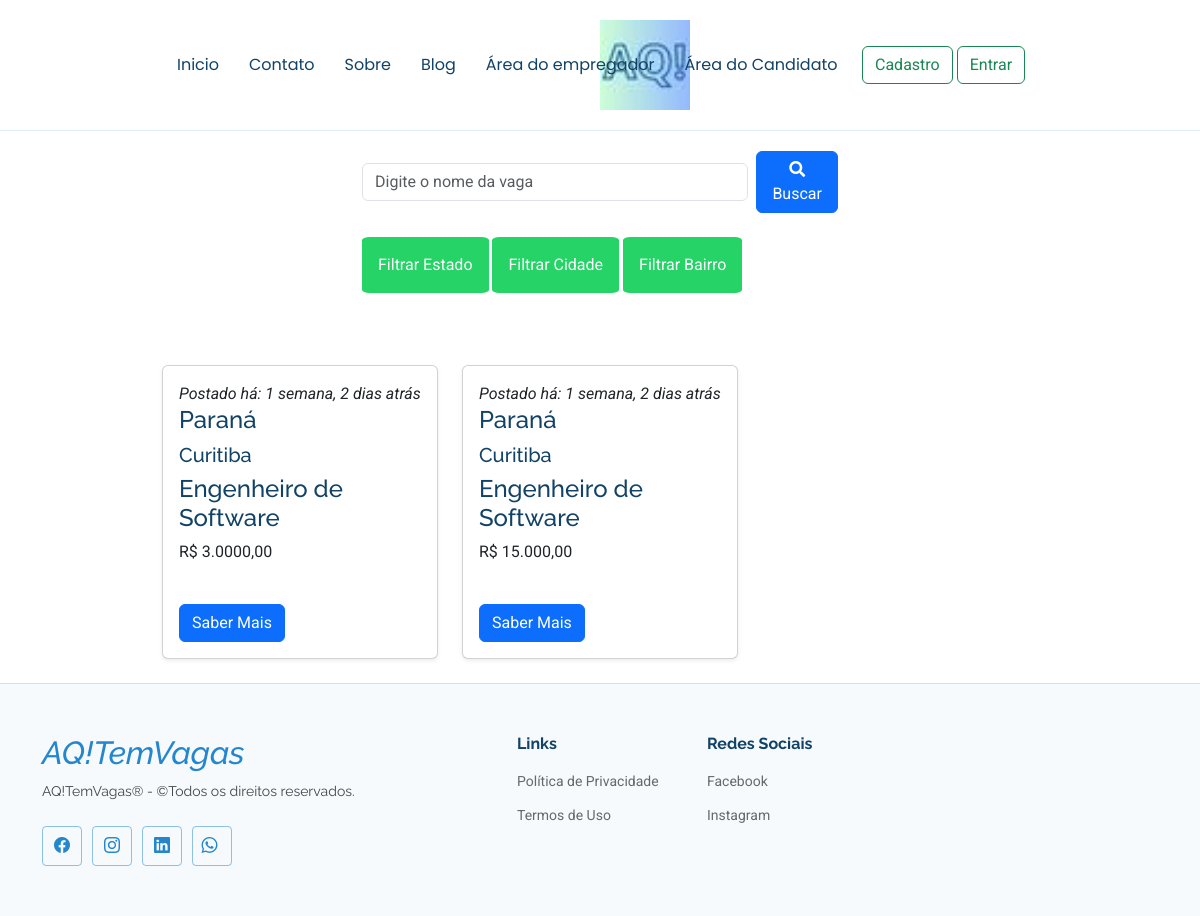
The page / on the database its author committed.
### app/models.py (models this page shows)
class vaga_oferecido(models.Model):
    Empregador = models.ForeignKey(Empregador, on_delete=models.CASCADE)
    Estado = models.ForeignKey(aqtemvaga_brasil, on_delete=models.CASCADE, null=True)
    Cidade = models.CharField(max_length=100, blank=True, null=True)
    Bairro = models.CharField(max_length=100,blank=True, null=True)
    Cargo = models.CharField(max_length=100, blank=True, null=True)  # Tornar opcional
    Salário = models.CharField(max_length=100, blank=True, null=True)  # Tornar opcional
    Requisitos = models.TextField(blank=True, null=True)  # Tornar opcional
    Benifícios = models.TextField(blank=True, null=True)  # Tornar opcional
    Descrição = models.TextField(blank=True, null=True)  # Tornar opcional
    Empresa = models.TextField(blank=True, null=True)  # Tornar opcional
    Contato = models.TextField(blank=True, null=True)  # Tornar opcional
    Data_criacao = models.DateTimeField(default=now)
    Data_atualizacao = models.DateTimeField(auto_now=True)

class aqtemvaga_brasil(models.Model):
  Estado = models.CharField(max_length=20,null=True)
  def __str__(self) -> str: return f"{self.Estado}"

### app/views.py (the view)
# urls.py: path('', index, name='home'),
def index(request):
    nome = request.GET.get('nome')
    estado = request.GET.get('estado')
    cidade = request.GET.get('cidade')
    bairro = request.GET.get('bairro')
    vagas = vaga_oferecido.objects.all()
    if nome:
        vagas = vagas.filter(Cargo__icontains=nome.lower())
    if estado:
        vagas = vagas.filter(Estado__Estado__icontains=estado)
        cidades = vaga_oferecido.objects.filter(Estado__Estado=estado).values('Cidade').distinct()
        bairros = vaga_oferecido.objects.filter(Estado__Estado=estado).values('Bairro').distinct()
    else:
        cidades = vaga_oferecido.objects.values('Cidade').distinct()
        bairros = vaga_oferecido.objects.values('Bairro').distinct()
    if cidade:
        vagas = vagas.filter(Cidade__icontains=cidade)
        bairros = vagas.filter(Cidade=cidade).values('Bairro').distinct()
    if bairro:
        vagas = vagas.filter(Bairro__icontains=bairro)
    estados = aqtemvaga_brasil.objects.values('Estado').distinct()
    context = {
        'vagas': vagas,
        'nome': nome if nome else '',
        'estado': estado,
        'cidade': cidade,
        'bairro': bairro,
        'estados': estados,
        'cidades': cidades,
        'bairros': bairros,
    }
    return render(request, 'page/index.html', context)

### templates/page/index.html (shortened to what this page needs)
{% extends 'page/home_base.html' %}
{% load static %}
{% block main %}
<main class="main">
<div class="container col-md-5">
    <form method="GET" action="/" class="search-form d-flex justify-content-center">
        <input class="form-control me-2" type="search" placeholder="Digite o nome da vaga" aria-label="Search" name="nome" value="{{ nome }}">
        <button class="btn btn-primary" type="submit"><i class="fas fa-search"></i> Buscar</button>
    </form>
</div>
<div class="container pt-4 col-md-5">
    <div class="filter-box">
        <div class="dropdown">
            <button class="dropbtn">Filtrar Estado</button>
        </div>
        <div class="dropdown">
            <button class="dropbtn">Filtrar Cidade</button>
        </div>
        <div class="dropdown">
            <button class="dropbtn">Filtrar Bairro</button>
        </div>
    </div>
</div>
<div class="container col-lg-5 pt-5 text-center">
</div>
<br>
<div class="container col-md-9" id="vagas-container">
    <div class="row">
        {% if vagas %}
        {% for aqtemvaga_regiao in vagas %}
        <div class="col-md-4 mb-4">
            <div class="card shadow-sm">
                <div class="card-body">
                    <i class="description">Postado há: {{ aqtemvaga_regiao.Data_criacao|timesince }} atrás</i><br>
                    <h4 class="tierra">{{ aqtemvaga_regiao.Estado }}</h4>
                    <h5 class="description">{{ aqtemvaga_regiao.Cidade }}</h5>
                    <h4 class="title">{{ aqtemvaga_regiao.Cargo }}</h4>
                    <p class="description">R$ {{ aqtemvaga_regiao.Salário }}</p><br>
                    <a onclick="saveScrollPosition()" class="btn btn-primary" href="{% url 'saber_mais_detalhes' aqtemvaga_regiao.id %}">Saber Mais</a>
                </div>
            </div>
        </div>
        {% endfor %}
        {% else %}
        <p>Nenhuma vaga encontrada.</p>
        {% endif %}
    </div>
</div>
</main>
{% endblock %}

### templates/page/home_base.html (shortened to what this page needs)
{% load static %}
<!DOCTYPE html>
<html lang="en">
  {% block header %}
<header id="header" class="header d-flex align-items-center sticky-top fixed">
     <div class="container-fluid container-xl position-relative d-flex align-items-center col-md-3">
      <nav id="navmenu" class="navmenu">
          <ul class="d-flex">
              <li><a href="/">Inicio</a></li>
              <li><a href="{% url 'contato_aqtemvaga' %}">Contato</a></li>
              <li><a href="{% url 'sobre' %}">Sobre</a></li>
              <li><a href="{% url 'blog_aqtemvaga' %}">Blog</a></li>
              {% if not user.is_authenticated %}
              <li><a href="{% url 'perfil_empregador' %}">Área do empregador</a></li>
              <li><a href="{% url 'perfil_candidato' %}">Área do Candidato</a></li>
                {% endif %}
      </nav>
  </div>
  <div class="col-lg-1">
    <a href="/"><img src="{% static 'assets/img/aqtemvaga.jpg' %}" alt="" height="90" width="90" class="img-fluid"></a>
</div>
  <div class="container col-md-2">
    {% if user.is_authenticated %}
    <a href="{% url 'logout_web' %}?next=" class="btn btn-outline-success">Sair</a>
    {% else %}
    <div class="dropdown">
        <button class="btn btn-outline-success">Cadastro</button>
    </div>
    <a href="{% url 'login_view' %}" class="btn btn-outline-success">Entrar</a>
    {% endif %}
</div>
</header>
{% endblock header %}
<head>
  <link rel="stylesheet" href="https://cdnjs.cloudflare.com/ajax/libs/font-awesome/5.15.4/css/all.min.css">
  <link rel="stylesheet" href="https://cdnjs.cloudflare.com/ajax/libs/font-awesome/4.7.0/css/font-awesome.min.css">
  <link href="{% static 'assets/vendor/bootstrap/css/bootstrap.min.css' %}" rel="stylesheet">
  <link href="{% static 'assets/vendor/bootstrap-icons/bootstrap-icons.css' %}" rel="stylesheet">
  <link href="{% static 'assets/vendor/aos/aos.css' %}" rel="stylesheet">
  <link href="{% static 'assets/vendor/glightbox/css/glightbox.min.css' %}" rel="stylesheet">
  <link href="{% static 'assets/vendor/swiper/swiper-bundle.min.css' %}" rel="stylesheet">
  <link href="{% static 'assets/css/main.css' %}" rel="stylesheet">
</head>
<body  >
 {% block main %}{% endblock main %}
<footer id="footer" class="footer light-background">
    <div class="container footer-top">
      <div class="row gy-4">
        <div class="col-lg-5 col-md-12 footer-about">
           <i> <span class="sitename"><h2><a href="/">AQ!TemVagas</a></h2></span></i>
          <p>AQ!TemVagas&#174; - ©Todos os direitos reservados.</p>
          <div class="social-links d-flex mt-4">
            <a href=""><i class="bi bi-facebook"></i></a>
            <a href=""><i class="bi bi-instagram"></i></a>
            <a href=""><i class="bi bi-linkedin"></i></a>
            <a href=""><i class="bi bi-whatsapp"></i></a>
          </div>
        </div>
        <div class="col-lg-2 col-6 footer-links">
          <h4> Links</h4>
          <ul>
            <li><a href="">Política de Privacidade</a></li>
            <li><a href="">Termos de Uso</a></li>
          </ul>
        </div>
        <div class="col-lg-2 col-6 footer-links">
          <h4>Redes Sociais</h4>
          <ul>
            <li><a href="https://www.bing.com/search?pglt=41&q=facebook&cvid=d5da4e1b3a1042a3bbaa567c0285850b&gs_lcrp=EgZjaHJvbWUqBggAEEUYOzIGCAAQRRg7MgYIARBFGDkyBggCEAAYQDIGCAMQABhAMgYIBBAAGEAyBggFEAAYQDIGCAYQABhAMgYIBxAAGEAyBggIEAUYQNIBCDE4MThqMGoxqAIAsAIA&FORM=ANNTA1&PC=U531">Facebook</a></li>
            <li><a href="https://www.bing.com/search?q=instagram&cvid=2d899be7f85f41b9b75d8a7a6da33fc3&gs_lcrp=EgZjaHJvbWUqBggAEEUYOzIGCAAQRRg7MgYIARBFGDkyBggCECMYJzIGCAMQABhAMgYIBBAjGCcyBggFECMYJzIGCAYQRRg8MgYIBxBFGDwyBggIEEUYPNIBBzcwMWowajmoAgCwAgA&FORM=ANAB01&PC=U531">Instagram</a></li>
          </ul>
        </div>
  </footer>
</body>
</html>

### static/assets/css/main.css (style rules this page uses)
:root { --default-font:"Roboto",system-ui,-apple-system,"Segoe UI",Roboto,"Helvetica Neue",Arial,"Noto Sans","Liberation Sans",sans-serif,"Apple Color Emoji","Segoe UI Emoji","Segoe UI Symbol","Noto Color Emoji"; --heading-font:"Raleway",sans-serif; --nav-font:"Poppins",sans-serif }
:root { --background-color:#ffffff; --default-color:#444444; --heading-color:#124265; --accent-color:#2487ce; --surface-color:#ffffff; --contrast-color:#ffffff }
:root { --nav-color:#124265; --nav-hover-color:#2487ce; --nav-mobile-background-color:#ffffff; --nav-dropdown-background-color:#ffffff; --nav-dropdown-color:#124265; --nav-dropdown-hover-color:#2487ce }
.light-background { --background-color:#f6fafd; --surface-color:#ffffff }
:root { scroll-behavior:smooth }
body { color:var(--default-color); background-color:var(--background-color); font-family:var(--default-font) }
a { color:var(--accent-color); text-decoration:none; transition:.3s }
h1,h2,h3,h4,h5,h6 { color:var(--heading-color); font-family:var(--heading-font) }
.header { color:var(--default-color); background-color:var(--background-color); padding:20px 0; transition:all .5s; z-index:997; border-bottom:1px solid color-mix(in srgb,var(--accent-color),transparent 85%) }
@media (max-width:1200px) { .header .navmenu { order:3 } }
@media (min-width:1200px) { .navmenu { padding:0 } }
@media (min-width:1200px) { .navmenu ul { margin:0; padding:0; display:flex; list-style:none; align-items:center } }
@media (min-width:1200px) { .navmenu li { position:relative } }
@media (min-width:1200px) { .navmenu a,.navmenu a:focus { color:var(--nav-color); padding:18px 15px; font-size:16px; font-family:var(--nav-font); font-weight:400; display:flex; align-items:center; justify-content:space-between; white-space:nowrap; transition:.3s } }
@media (min-width:1200px) { .navmenu li:last-child a { padding-right:0 } }
.footer { color:var(--default-color); background-color:var(--background-color); border-top:1px solid color-mix(in srgb,var(--accent-color),transparent 80%); font-size:14px; padding-bottom:50px; position:relative }
.footer .footer-top { padding-top:50px }
.footer .footer-about p { font-size:14px; font-family:var(--heading-font) }
.footer .social-links a { display:flex; align-items:center; justify-content:center; width:40px; height:40px; border-radius:4px; border:1px solid color-mix(in srgb,var(--accent-color),transparent 50%); font-size:16px; color:var(--accent-color); margin-right:10px; transition:.3s }
.footer h4 { font-size:16px; font-weight:700; position:relative; padding-bottom:12px }
.footer .footer-links { margin-bottom:30px }
.footer .footer-links ul { list-style:none; padding:0; margin:0 }
.footer .footer-links ul li { padding:10px 0; display:flex; align-items:center }
.footer .footer-links ul li:first-child { padding-top:0 }
.footer .footer-links ul a { color:color-mix(in srgb,var(--default-color),transparent 20%); display:inline-block; line-height:1 }
.search-form { display:flex; align-items:center; justify-content:center; margin-top:20px }
.dropbtn { background-color: #25d366; color: white; padding: 16px; font-size: 16px; border: none; cursor: pointer; border-radius: 6%; }
.dropdown { position: relative; display: inline-block; }
.bi-whatsapp { margin-right: 5px; }

### rows shown on the page
vaga_oferecido: Data_criacao "1 semana, 2 dias", Estado "Paraná", Cidade "Curitiba", Cargo "Engenheiro de Software", Salário "3.0000,00"
vaga_oferecido: Data_criacao "1 semana, 2 dias", Estado "Paraná", Cidade "Curitiba", Cargo "Engenheiro de Software", Salário "15.000,00"
